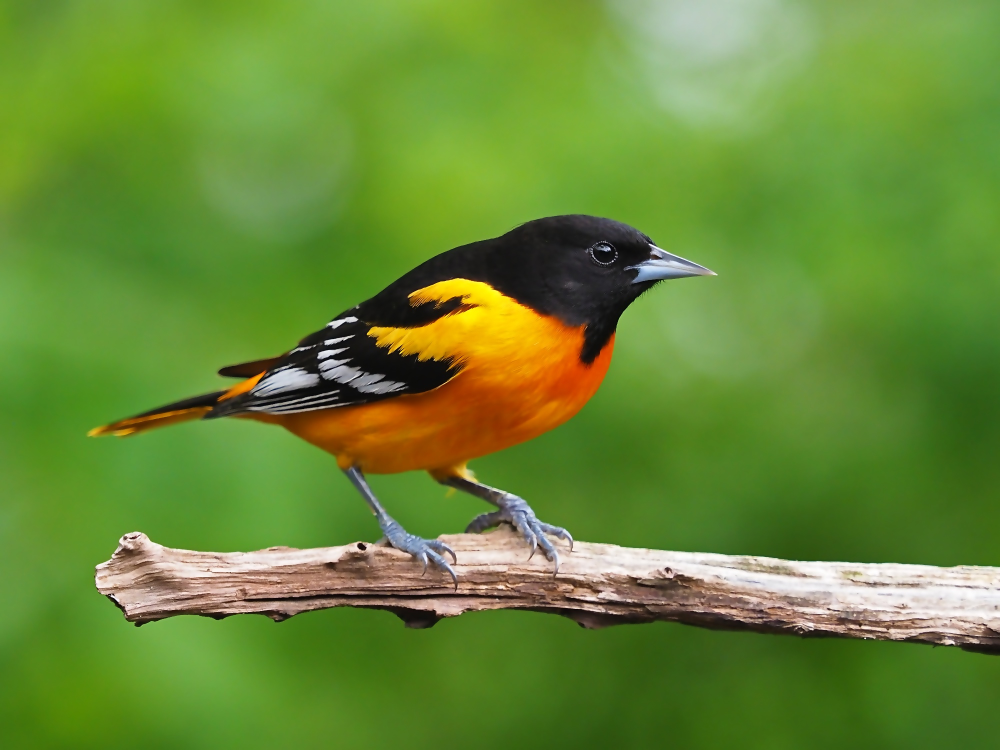
#> input picture thicuoiky/bird_bilateral.jpg, 2000 x 1500 px, given in place of bird.png, which was not available (shown at 1/2 size)
$ jupyter execute 'De 2.IPYNB'   (text cells are left out)
#> lines starting #> are read from the running program, lines starting #| are printed output that depends on the picture; after the words box and inside, x2 and y2 are one past the last pixel; in counts of white or black regions, pixels touching at a corner belong together; pictures that were not available may be replaced by others from this repository, and a replacement may not be noted
[cell 1]
import cv2
import os


image_name = 'bird.png'

img = cv2.imread(image_name)
#> img is the input picture: shape (1500, 2000, 3); mean B, G, R 53.1, 137.5, 103
if img is None:
    raise FileNotFoundError(f"Không tìm thấy ảnh: {image_name}")

base_name = os.path.splitext(image_name)[0]

bilateral = cv2.bilateralFilter(img, d=9, sigmaColor=75, sigmaSpace=75)
cv2.imwrite(f'{base_name}_bilateral.jpg', bilateral)

gray = cv2.cvtColor(img, cv2.COLOR_BGR2GRAY)
edges = cv2.Canny(gray, threshold1=100, threshold2=200)
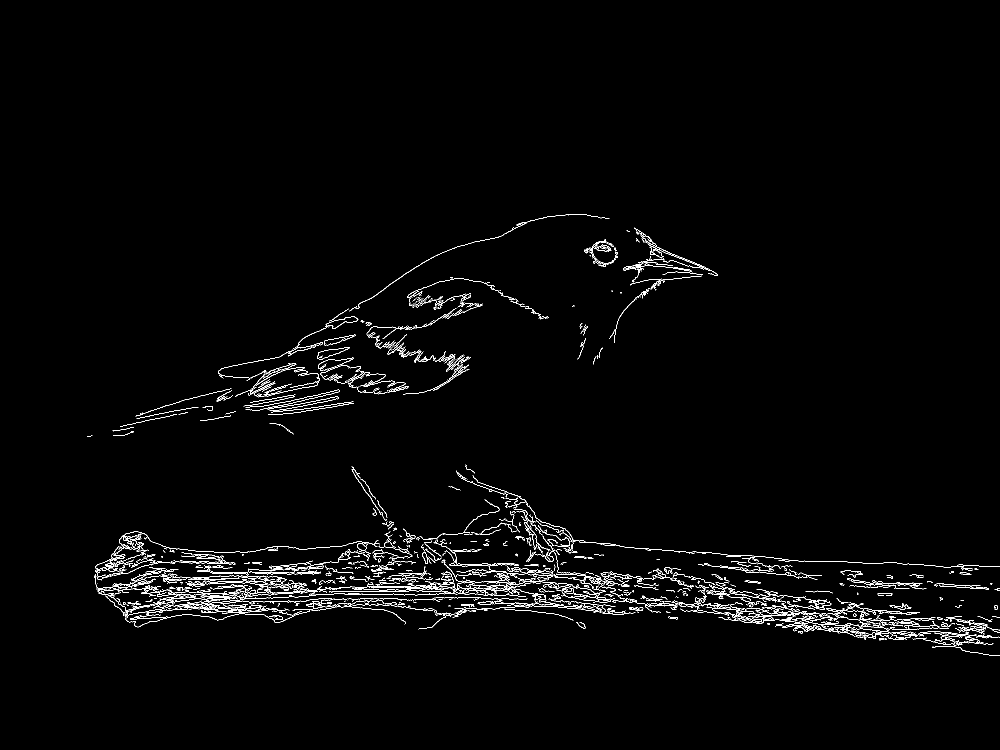
#> edges: shape (1500, 2000) (shown at 1/2 size); 1.7% white in thin lines or dots, all inside (x1, y1, x2, y2) = (174, 428, 2000, 1312)
cv2.imwrite(f'{base_name}_edges.jpg', edges)

b, g, r = cv2.split(img)
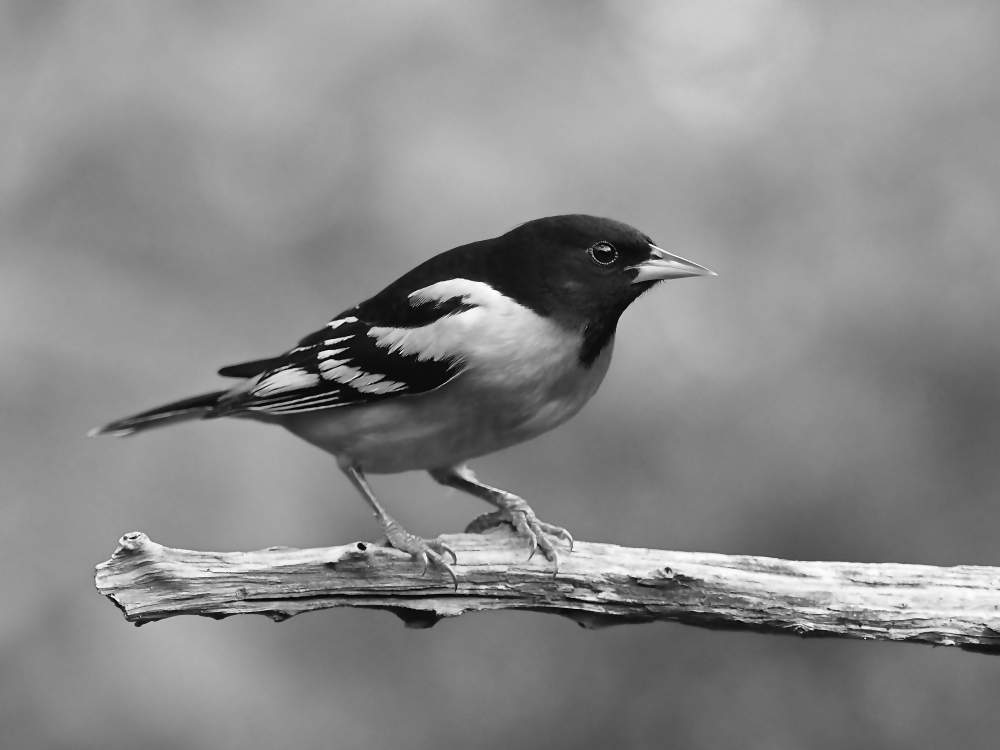
#> g: shape (1500, 2000) (shown at 1/2 size); min 0, max 255, mean 137.5
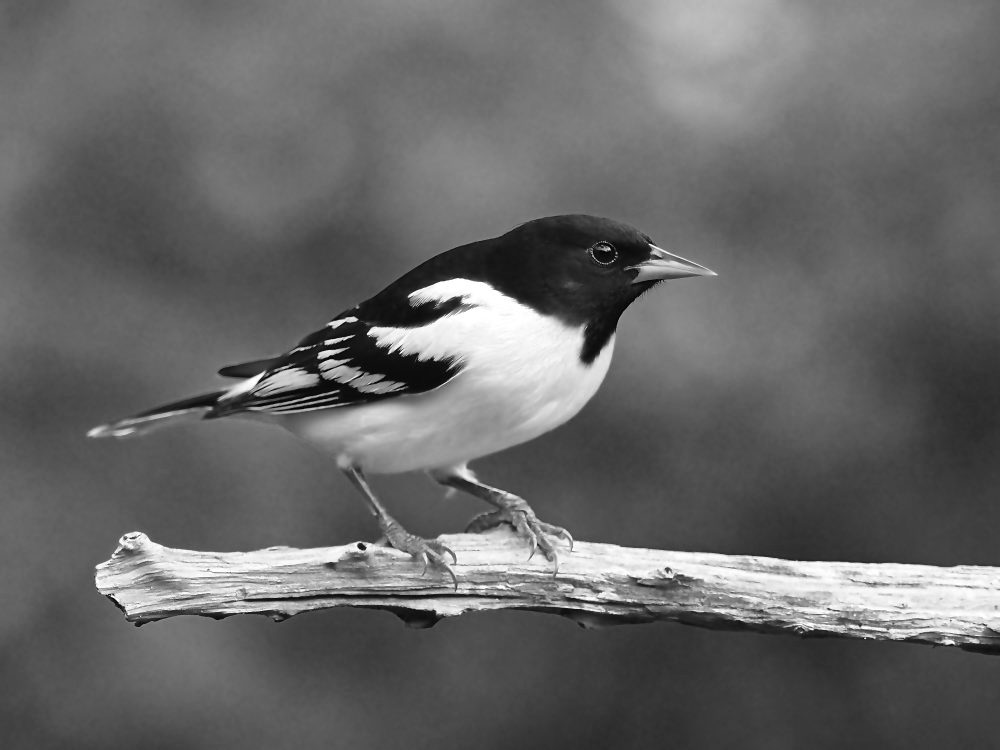
#> r: shape (1500, 2000) (shown at 1/2 size); min 0, max 255, mean 103
swapped = cv2.merge([b, r, g])  # BRG
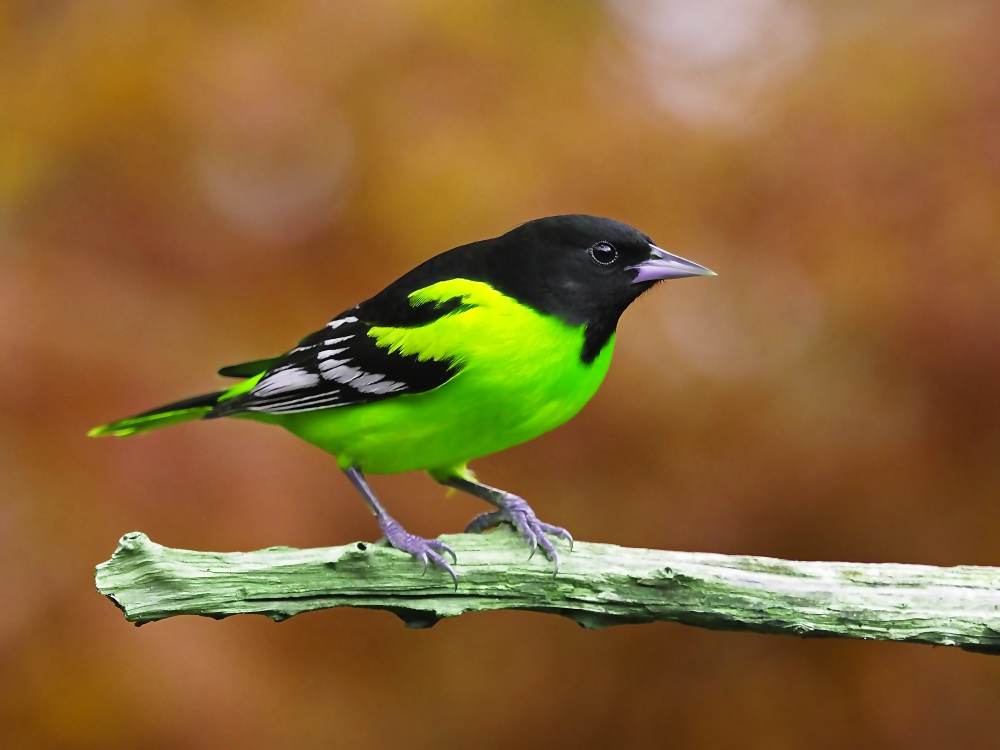
#> swapped: shape (1500, 2000, 3) (shown at 1/2 size); mean of channels 0, 1, 2 53.1, 103, 137.5; drawn as B, G, R
cv2.imwrite(f'{base_name}_swapped.jpg', swapped)

ycrcb = cv2.cvtColor(img, cv2.COLOR_BGR2YCrCb)
#> ycrcb: shape (1500, 2000, 3); mean of channels 0, 1, 2 117.6, 117.6, 91.6
Y, Cr, Cb = cv2.split(ycrcb)
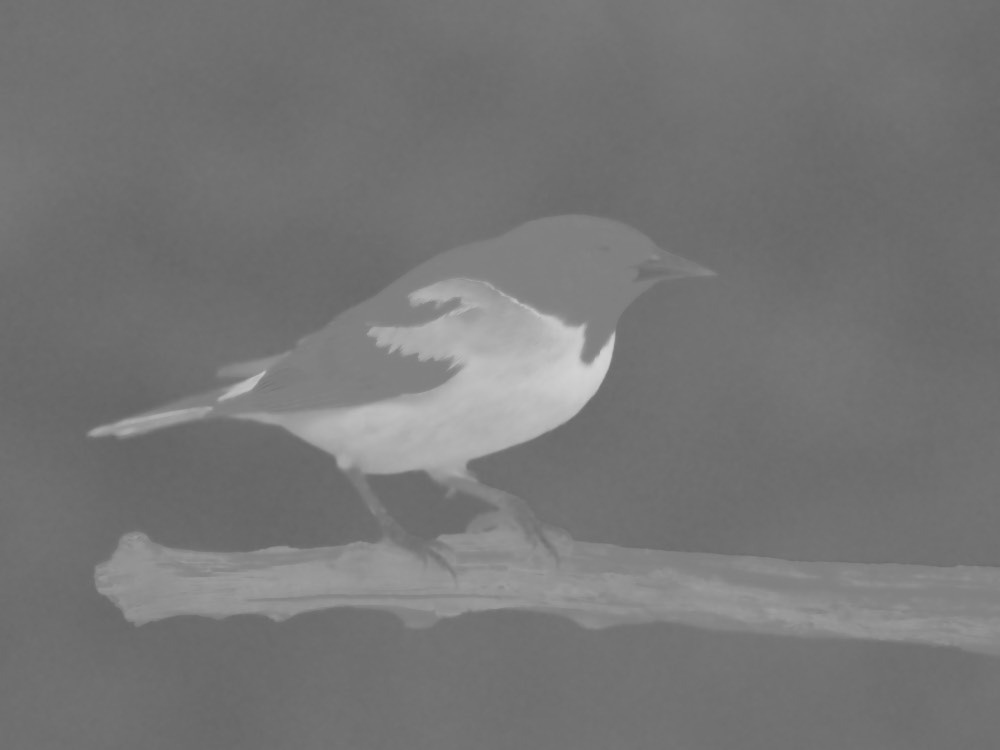
#> Cr: shape (1500, 2000) (shown at 1/2 size); min 100, max 212, mean 117.6
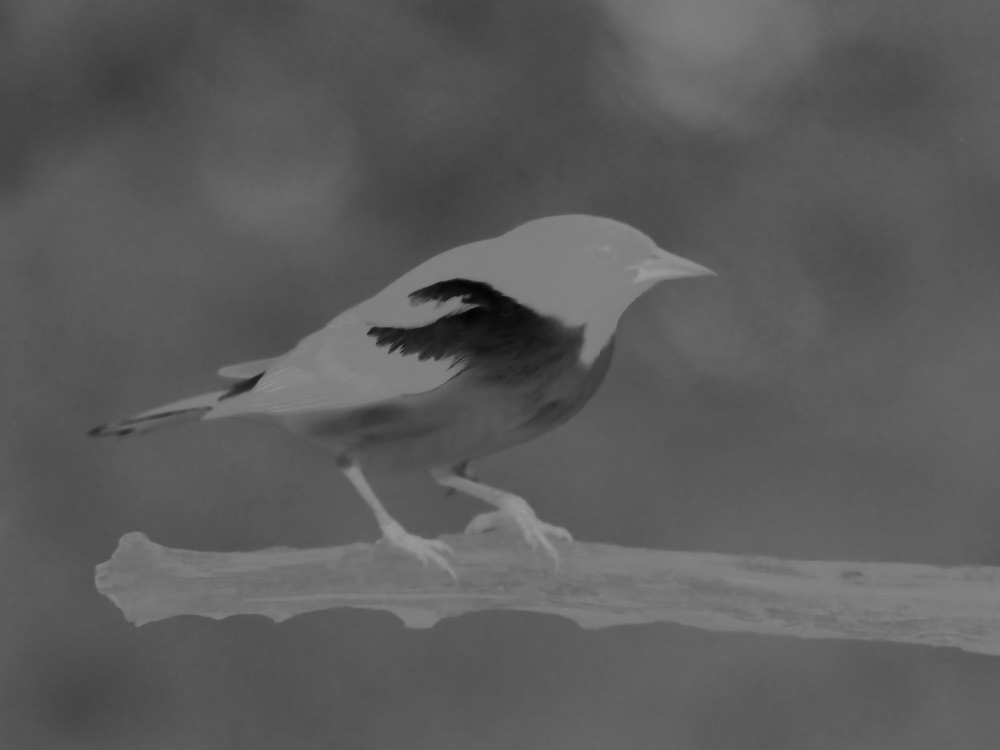
#> Cb: shape (1500, 2000) (shown at 1/2 size); min 4, max 155, mean 91.6
cv2.imwrite(f'{base_name}_Y.jpg', Y)
cv2.imwrite(f'{base_name}_Cr.jpg', Cr)
cv2.imwrite(f'{base_name}_Cb.jpg', Cb)

print("Xử lý ảnh hoàn tất.")

[cell 2]
import cv2
import numpy as np
import os
import random

# ---- HÀM XỬ LÝ ẢNH ----
def zoom_image(img, scale=1.5):
    height, width = img.shape[:2]
    return cv2.resize(img, (int(width * scale), int(height * scale)))

def rotate_image(img):
    angle = random.randint(0, 360)
    height, width = img.shape[:2]
    center = (width // 2, height // 2)
    M = cv2.getRotationMatrix2D(center, angle, 1)
    return cv2.warpAffine(img, M, (width, height))

def flip_horizontal(img):
    return cv2.flip(img, 1)

def flip_vertical(img):
    return cv2.flip(img, 0)

def crop_image(img):
    h, w = img.shape[:2]
    new_h, new_w = int(h * 0.5), int(w * 0.5)
    start_y = h // 4
    start_x = w // 4
    return img[start_y:start_y + new_h, start_x:start_x + new_w]

def add_padding(img):
    top, bottom = 30, 30
    left, right = 30, 30
    color = [random.randint(0,255), random.randint(0,255), random.randint(0,255)]
    return cv2.copyMakeBorder(img, top, bottom, left, right, cv2.BORDER_CONSTANT, value=color)

# ---- NHẬP ẢNH ----
image_paths = []
print("Nhập đường dẫn hoặc tên 3 ảnh:")
for i in range(3):
    path = input(f"Ảnh {i+1}: ")
    if not os.path.exists(path):
        raise FileNotFoundError(f"Không tìm thấy ảnh: {path}")
    image_paths.append(path)
#> this loop made 3 passes; the answer given on pass 1: bird_bilateral.jpg

# ---- ĐỌC ẢNH ----
images = [cv2.imread(p) for p in image_paths]
#> images = 3 items
names = [os.path.splitext(os.path.basename(p))[0] for p in image_paths]

# ---- MENU TƯƠNG TÁC ----
print("\nNhấn phím để chọn phương pháp xử lý:")
print("Z - Zoom\nT - Rotate\nH - Flip ngang\nV - Flip dọc\nC - Crop\nP - Padding\nQ - Thoát")

while True:
    key = input("Chọn phương pháp (Z/T/H/V/C/P/Q): ").upper()
    if key == 'Q':
        print("Thoát chương trình.")
        break

    method = None
    processed_images = []

    if key == 'Z':
        method = 'zoom'
        processed_images = [zoom_image(img) for img in images]
    elif key == 'T':
        method = 'rotate'
        processed_images = [rotate_image(img) for img in images]
    elif key == 'H':
        method = 'flipH'
        processed_images = [flip_horizontal(img) for img in images]
    elif key == 'V':
        method = 'flipV'
        processed_images = [flip_vertical(img) for img in images]
    elif key == 'C':
        method = 'crop'
        processed_images = [crop_image(img) for img in images]
    elif key == 'P':
        method = 'padding'
        processed_images = [add_padding(img) for img in images]
    else:
        print("Phím không hợp lệ! Vui lòng thử lại.")
        continue

    # ---- LƯU KẾT QUẢ ----
    for i in range(3):
        out_name = f"result_{method}_{names[i]}.jpg"
        cv2.imwrite(out_name, processed_images[i])
        print(f"Đã lưu: {out_name}")
